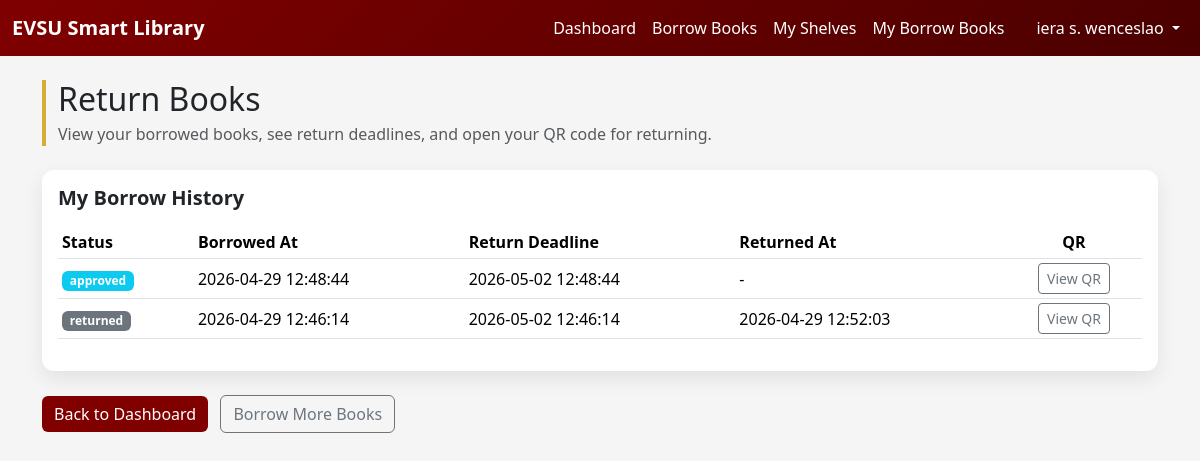
The app's page /student/returns.php (signed in) with its own data.
### tables this page shows
CREATE TABLE `borrow_requests` (
  `id` int(10) UNSIGNED NOT NULL,
  `student_id` int(10) UNSIGNED NOT NULL,
  `qr_token` varchar(100) NOT NULL,
  `status` enum('pending','approved','rejected','claimed','returned') NOT NULL DEFAULT 'pending',
  `requested_at` timestamp NOT NULL DEFAULT current_timestamp(),
  `approved_at` timestamp NULL DEFAULT NULL,
  `rejected_at` timestamp NULL DEFAULT NULL,
  `claimed_at` timestamp NULL DEFAULT NULL,
  `returned_at` timestamp NULL DEFAULT NULL,
  `admin_id_approved` int(10) UNSIGNED DEFAULT NULL,
  `admin_id_rejected` int(10) UNSIGNED DEFAULT NULL,
  `admin_id_claimed` int(10) UNSIGNED DEFAULT NULL,
  `admin_id_returned` int(10) UNSIGNED DEFAULT NULL,
  `notes` text DEFAULT NULL
);

### student/returns.php (the view, shortened to what this page needs)
<?php
require_once __DIR__ . '/../includes/student_layout.php';
$pdo = db_connect();
$student_id = (int)$_SESSION['student_id'];
$stmt = $pdo->prepare(
    "SELECT id, qr_token, status, requested_at, approved_at, claimed_at, returned_at
     FROM borrow_requests
     WHERE student_id = :sid AND status IN ('approved', 'claimed', 'returned')
     ORDER BY requested_at DESC"
);
$stmt->execute([':sid' => $student_id]);
$requests = $stmt->fetchAll(PDO::FETCH_ASSOC);
function format_datetime(?string $value): string {
    if (!$value) {
        return '-';
    }
    return htmlspecialchars($value, ENT_QUOTES, 'UTF-8');
}
function calculate_due_date(array $row): string {
    $base = $row['claimed_at'] ?? $row['approved_at'] ?? $row['requested_at'] ?? null;
    try {
        $dt = new DateTimeImmutable($base);
        $due = $dt->modify('+3 days');
        return htmlspecialchars($due->format('Y-m-d H:i:s'), ENT_QUOTES, 'UTF-8');
    } catch (Throwable $e) {
        return '-';
    }
}
?>
<div class="row mb-4">
    <div class="col-12">
        <div class="sl-page-header">
            <h2 class="mb-1">Return Books</h2>
            <p class="text-muted mb-0">
                View your borrowed books, see return deadlines, and open your QR code for returning.
            </p>
        </div>
    </div>
</div>
<div class="card sl-card">
    <div class="card-body">
        <h5 class="card-title fw-semibold mb-3">My Borrow History</h5>
        <div class="table-responsive">
            <table class="table table-sm align-middle">
                <thead>
                    <tr>
                        <th>Status</th>
                        <th>Borrowed At</th>
                        <th>Return Deadline</th>
                        <th>Returned At</th>
                        <th class="text-center">QR</th>
                    </tr>
                </thead>
                <tbody>
                <?php if ($requests): ?>
                    <?php foreach ($requests as $r): ?>
                        <?php
                        $borrowed_at = $r['claimed_at'] ?? $r['approved_at'] ?? $r['requested_at'];
                        ?>
                        <tr>
                            <td>
                                <span class="badge bg-<?php
                                    echo $r['status'] === 'approved'
                                        ? 'info'
                                        : ($r['status'] === 'claimed' ? 'success' : 'secondary');
                                ?>">
                                    <?php echo htmlspecialchars($r['status'], ENT_QUOTES, 'UTF-8'); ?>
                                </span>
                            </td>
                            <td><?php echo format_datetime($borrowed_at); ?></td>
                            <td><?php echo calculate_due_date($r); ?></td>
                            <td><?php echo format_datetime($r['returned_at'] ?? null); ?></td>
                            <td class="text-center">
                                <?php if (!empty($r['qr_token'])): ?>
                                    <a
                                        href="<?php echo BASE_URL; ?>/student/qr_display.php?token=<?php echo urlencode($r['qr_token']); ?>"
                                        class="btn btn-outline-secondary btn-sm"
                                    >
                                        View QR
                                    </a>
                                <?php else: ?>
                                    <span class="text-muted small">N/A</span>
                                <?php endif; ?>
                            </td>
                        </tr>
                    <?php endforeach; ?>
                <?php endif; ?>
                </tbody>
            </table>
        </div>
    </div>
</div>
<div class="mt-4">
    <a href="<?php echo BASE_URL; ?>/student/dashboard.php" class="btn btn-sl-primary">Back to Dashboard</a>
    <a href="<?php echo BASE_URL; ?>/student/choose_books.php" class="btn btn-outline-secondary ms-2">Borrow More Books</a>
</div>

### records on screen
borrow_requests: status "approved", approved_at "2026-04-29 12:48:44", calculate_due_date($r) "2026-05-02 12:48:44", returned_at "-"
borrow_requests: status "returned", claimed_at "2026-04-29 12:46:14", claimed_at "2026-05-02 12:46:14", returned_at "2026-04-29 12:52:03"

### other values on screen
$_SESSION['student_name'] "iera s. wenceslao"
